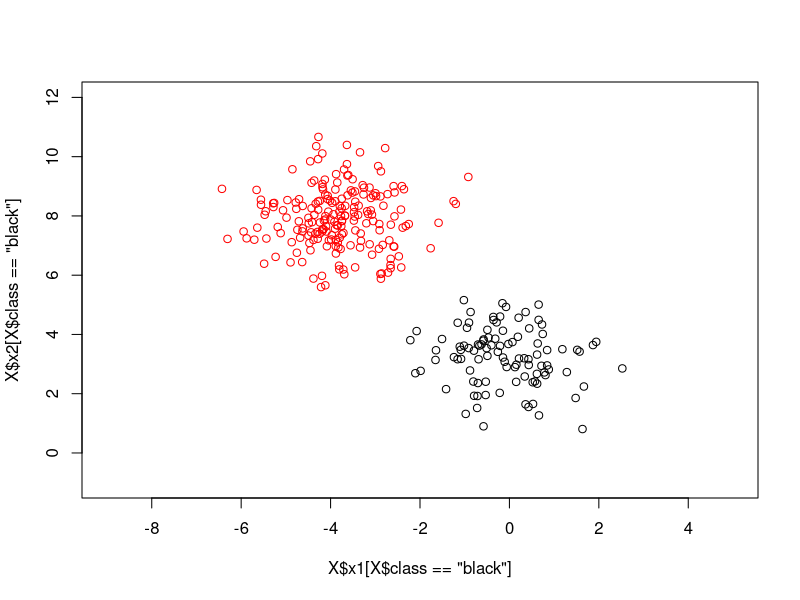
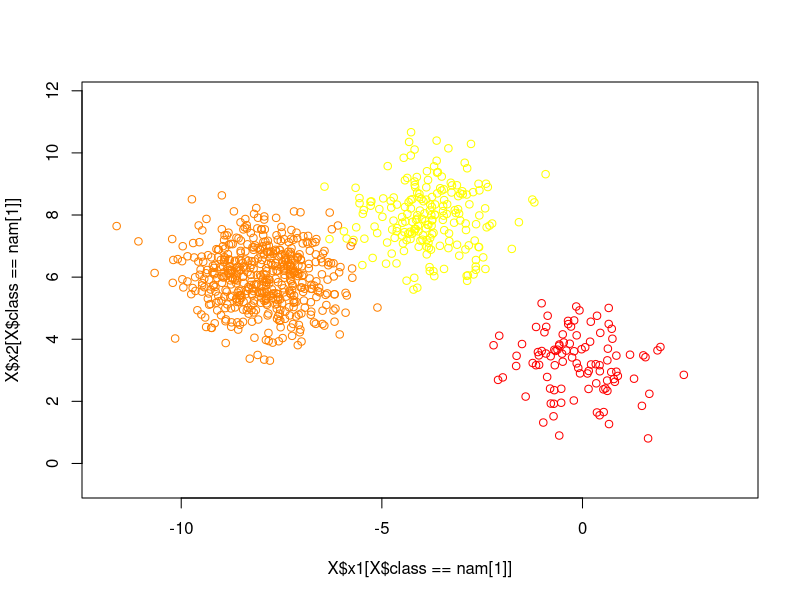

Source code (R) for these figures, in order:
X1 <-
    data.frame(
        x1 = rnorm(100, mean = 0, sd = 1),
        x2 = rnorm(100, mean = 3, sd = 1),
        class = "black"
    )
X2 <-
    data.frame(
        x1 = rnorm(200, mean = -4, sd = 1),
        x2 = rnorm(200, mean = 8, sd = 1),
        class = "white"
    )
X3 <- data.frame(
    x1 = rnorm(500, mean = -8, sd = 1),
    x2 = rnorm(500, mean = 6, sd = 1),
    class = "orange"
)
X <- rbind(X1, X2, X3)
plot(X$x1[X$class == "black"], X$x2[X$class == "black"], xlim = c(-9, 5), ylim = c(-1, 12))
points(X$x1[X$class == "white"], X$x2[X$class == "white"], col = "red")

lda2 <- function(value, data) {
    if (is.numeric(data[, 1] & is.numeric(data[, 2]))) {
        names(data) <- c("x1", "x2", "class")
    }
    tab <- table(data$class)
    n_cla <- dim(tab)
    nam <- names(tab)
    pi <- c()
    mu <- matrix(nrow = n_cla, ncol = 2)
    for (i in (1:n_cla)) {
        pi[i] <- tab[i] / dim(data)[1]
        mu[i, 1] <-
            mean(data$x1[data$class == nam[i]]) # mean matrix: (class1:x1 ... classn:x1)
        mu[i, 2] <-
            mean(data$x2[data$class == nam[i]]) #              (class1:x2 ... classn:x2)
    }
    names(pi) <- nam
    val <- list()
    dev <- list()
    mul <- list()
    ccov <- list()
    for (i in (1:n_cla)) {
        val[[i]] <- matrix(nrow = tab[i], ncol = 2)
        val[[i]] <-
            cbind(data$x1[data$class == nam[i]], data$x2[data$class == nam[i]])
        dev[[i]] <- matrix(nrow = tab[i], ncol = 2)
        for (j in (1:tab[i])) {
            dev[[i]][j, ] <- val[[i]][j,] - mu[i,]
        }
        mul[[i]] <- matrix(nrow = 2, ncol = 2)
        ccov[[i]] <- matrix(nrow = 2, ncol = 2)
        mul[[i]] <- t(dev[[i]]) %*% dev[[i]]
        ccov[[i]] <- mul[[i]] / (dim(data)[1] - n_cla)
    }
    dis <- c()
    exp <- c()
    cov <- Reduce('+', ccov)
    rownames(cov) <- c("x1", "x2")
    colnames(cov) <- c("x1", "x2")
    inv <- solve(cov)
    for (i in (1:n_cla)) {
        dis[i] <-
            t(value) %*% inv %*% mu[i,] - 0.5 %*% t(mu[i,]) %*% inv %*% mu[i,] + log(pi[i])
    }
    prob <- c()
    prob <- exp(dis) / sum(exp(dis))
    names(dis) <- nam
    class <- names(dis)[dis == max(dis)]
    score <- max(dis)
    proba <- max(prob)
    out <- as.data.frame(cbind(class, score, proba))
    maxx1 <- c()
    minx1 <- c()
    maxx2 <- c()
    minx2 <- c()
    for (i in (1:n_cla)) {
        maxx1[i] <- mu[i, 1] + 4 * sqrt(cov[1, 1])
        minx1[i] <- mu[i, 1] - 4 * sqrt(cov[1, 1])
        maxx2[i] <- mu[i, 2] + 4 * sqrt(cov[2, 2])
        minx2[i] <- mu[i, 2] - 4 * sqrt(cov[2, 2])
    }
    maxx1 <- max(maxx1)
    minx1 <- min(minx1)
    maxx2 <- max(maxx2)
    minx2 <- min(minx2)
    col <- heat.colors(n = n_cla)
    plot(
        X$x1[X$class == nam[1]],
        X$x2[X$class == nam[1]],
        xlim = c(minx1, maxx1),
        ylim = c(minx2, maxx2),
        col = col[1]
    )
    for (i in (2:n_cla)) {
        points(X$x1[X$class == nam[i]],
               X$x2[X$class == nam[i]],
               col = col[i])
    }
    return(list(pi, cov, out))
}
lda2(c(-2, 5), X)
